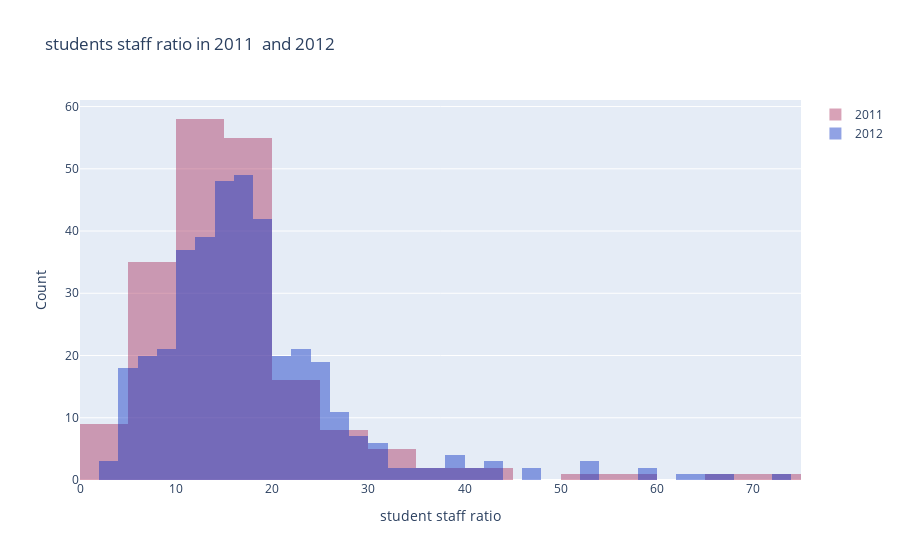

The notebook cell saved with this chart:
### Code cell
x2011= timesData.student_staff_ratio[timesData.year==2011]
x2012= timesData.student_staff_ratio[timesData.year==2012]
trace1= go.Histogram(
    x=x2011,
    opacity=0.75,
    name='2011',
    marker={'color':'rgba(171,50,96,0.6)'}
)
trace2=go.Histogram(
    x=x2012,
    opacity=0.75,
    name='2012',
    marker={'color':'rgba(12,50,196,0.6)'}
)
data=[trace1,trace2]
layout=go.Layout(barmode='overlay',
title='students staff ratio in 2011  and 2012',
xaxis={'title':'student staff ratio'},
yaxis={'title':'Count'})
fig = go.Figure(data=data ,layout=layout)
iplot(fig)

### Figure 1 — Plotly figure (JSON) as saved in the notebook; plotly's stock layout.template omitted (floating-point values rounded to 4 significant figures; data arrays with more than 128 entries replaced by an {"elided": "..."} marker saying what was removed)
{"data": [{"marker": {"color": "rgba(171,50,96,0.6)"}, "name": "2011", "opacity": 0.75, "type": "histogram", "x": {"elided": "200 float values"}}, {"marker": {"color": "rgba(12,50,196,0.6)"}, "name": "2012", "opacity": 0.75, "type": "histogram", "x": {"elided": "402 float values"}}], "layout": {"barmode": "overlay", "title": {"text": "students staff ratio in 2011  and 2012"}, "xaxis": {"title": {"text": "student staff ratio"}}, "yaxis": {"title": {"text": "Count"}}}}
